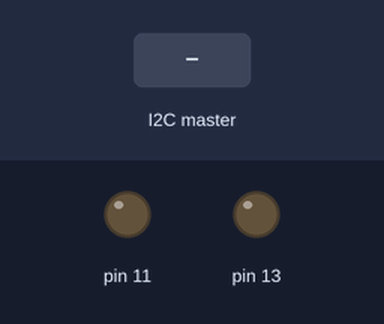
The sketch below on a simulated Arduino Uno, built with avr-gcc and run on an emulated ATmega328P. Shown: output pins drawn as LEDs (lit = HIGH). The inputs (shaded band) are chosen by the test bench. What the sketch prints to the serial monitor is not drawn.

Above: at 1.2 s.
1.3 s: the I2C master sends the byte 1
At 1.6 s:
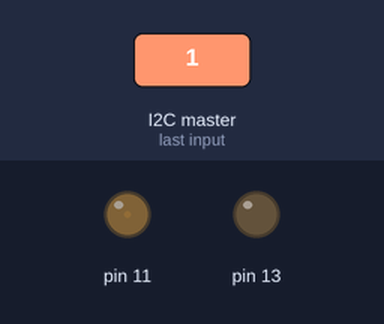
2.8 s: the I2C master sends the byte 90
At 4.0 s:
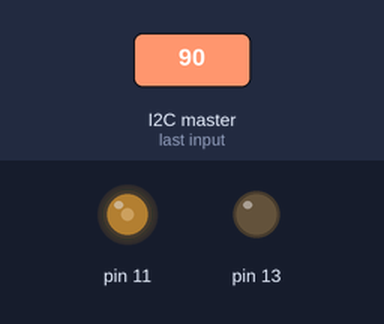
4.3 s: the I2C master sends the byte 200
At 5.1 s:
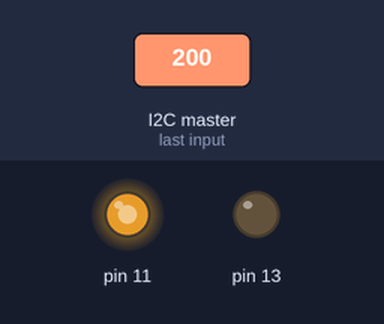
Timing chart, 0 to 7.3 s (numbered marks = the images above; inputs shaded):
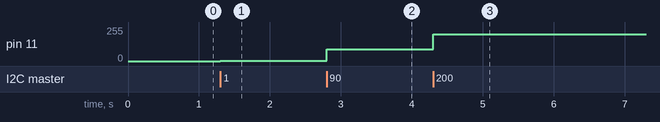

Measured:
- after the input at 1.3 s, pin 11: 0/255 → 1/255 at once
- after the input at 2.8 s, pin 11: 1/255 → 90/255 at once
- after the input at 4.3 s, pin 11: 90/255 → 200/255 at once

The sketch:

my_slave.ino
```cpp
#include <Wire.h>

void receiveEvent() {
  analogWrite(11, Wire.read());
  digitalWrite(13,HIGH);
  delay(500);
  digitalWrite(13,LOW);
}

void setup() {
  // put your setup code here, to run once:
  pinMode(11,OUTPUT);
  pinMode(13,OUTPUT);

  digitalWrite(13,LOW);

  Serial.begin(9600);
  Wire.begin(8);
  Wire.onReceive(receiveEvent);
  Serial.println("Slave Started\n");
}

void loop() {
  delay(50);
}
```
